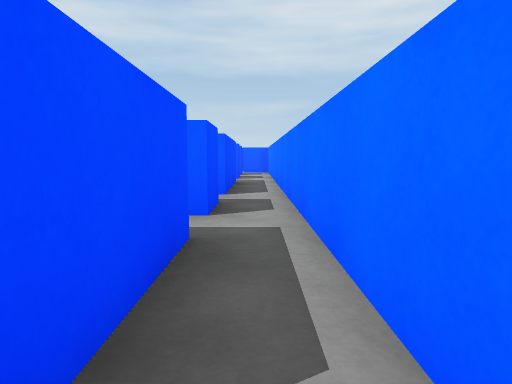
View 1 (above)

13 first-person views from a walk through a Unity game level. The camera is 0.62 m above the floor, tilts 6° down and sees 75° across. The floor is counted in squares, 1 m on a side. Each view is taken from the middle of a square. On the plan, view 1 faces up. The plan holds only what a view shows up to about 10 squares ahead; the rest is blank. The player character is not drawn.

View 2
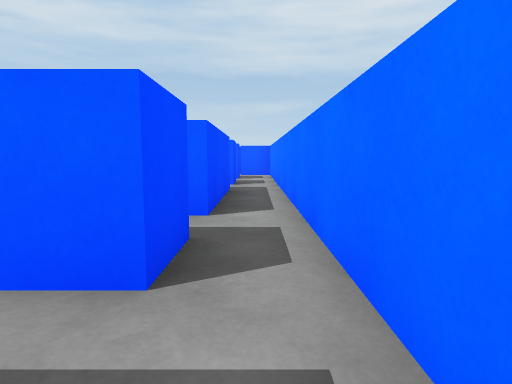

View 3
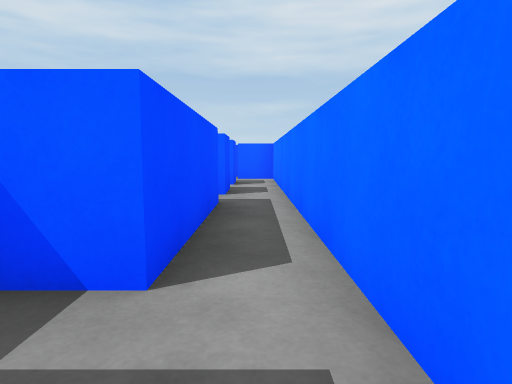

View 4
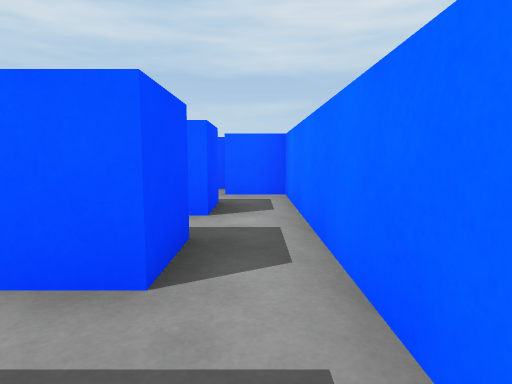

View 5
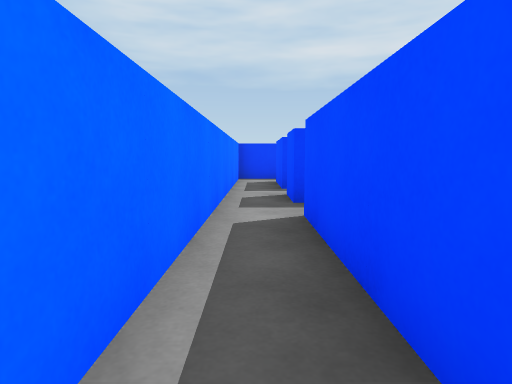

View 6
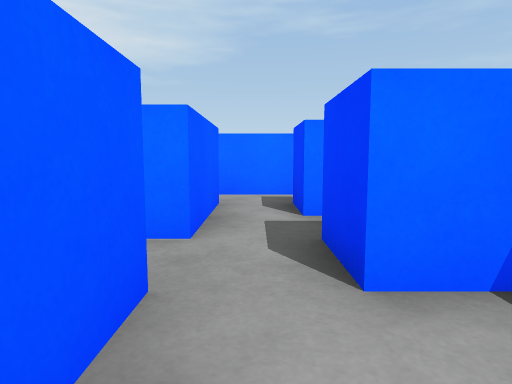

View 7
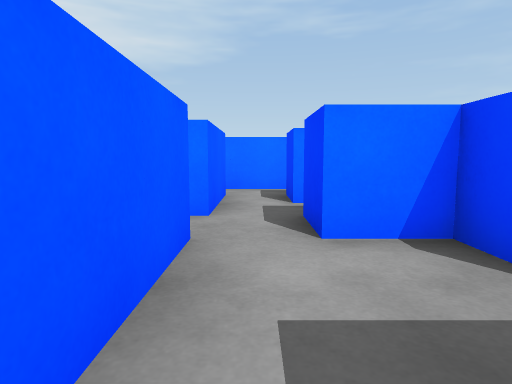

View 8
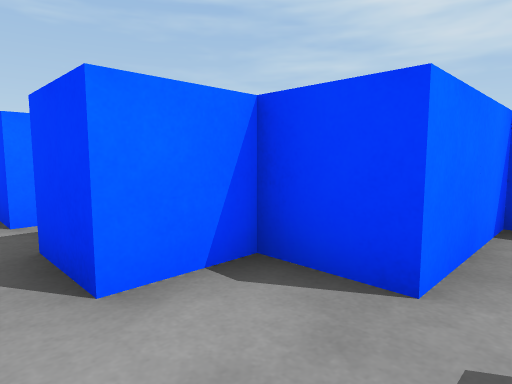

View 9
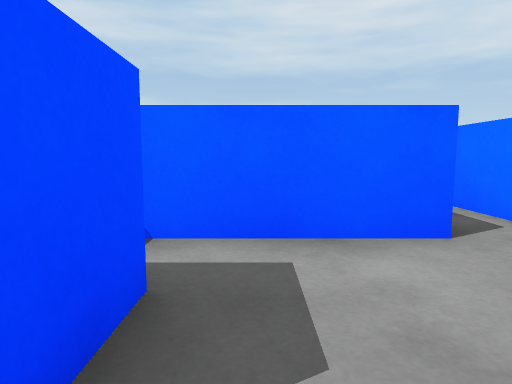

View 10
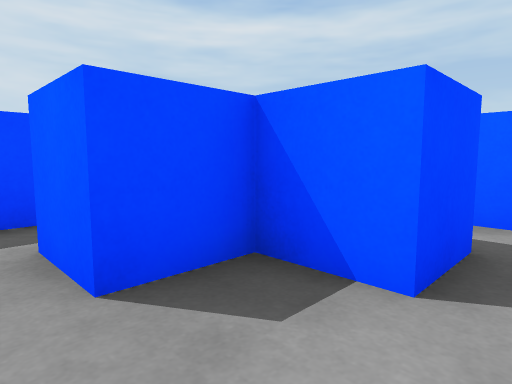

View 11
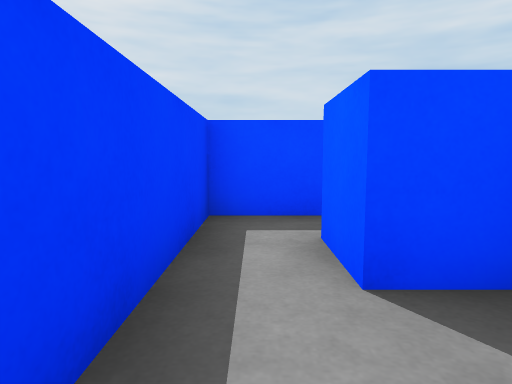

View 12
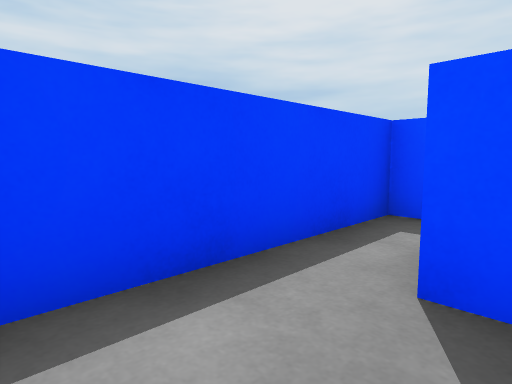

View 13
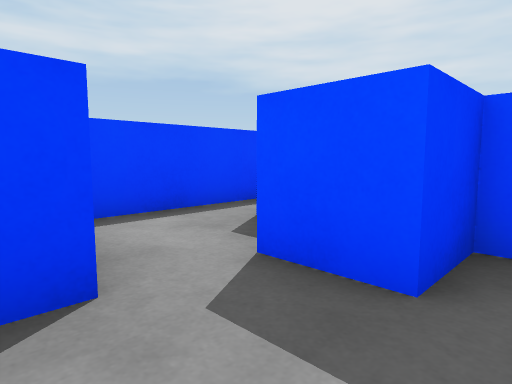

### Floor plan
Ten units are one square. View 1 is at (0, 0); x grows to the right and y downward. Boxes are objects, and circles mark ways between rooms. Rooms are numbered by the first view taken in them; rooms with no view inside come last. Other rooms are left out.
<svg viewBox="-90 -105 100 115">
<path fill="none" stroke="#000" d="M-6 5 5 5 5 -25M-5 -25 -5 -5M-5 -85 -5 -55 -12 -55M-5 -45 -5 -35M-5 -95 -12 -95M5 -35 5 -95M-35 -35 -59 -35M-25 -35 -25 -52M-45 -5 -45 -15 -35 -15 -35 -25 -25 -25M-66 -25 -55 -25 -55 -15M-85 -8 -85 5 -45 5 -45 -5M-55 -15 -65 -15 -65 -5 -76 -5M-5 -35 -25 -35M-16 -25 -5 -25M5 -25 5 -35"/>
<circle cx="0" cy="-15" r="3" fill="#2a7"/>
<circle cx="0" cy="-40" r="3" fill="#2a7"/>
<circle cx="-50" cy="-15" r="3" fill="#2a7"/>
<circle cx="-20" cy="-30" r="3" fill="#2a7"/>
<text x="-10" y="0">1</text>
<text x="0" y="-70">2</text>
<text x="-40" y="-30">3</text>
<text x="-70" y="0">4</text>
<text x="-10" y="-30">5</text>
</svg>
Room 1 opens to room 5. Room 2 opens to room 5. Room 3 opens to room 4. Room 3 opens to room 5.

Where each view was taken, in squares from view 1:
view 1: 0 up, 0 right, facing up
view 2: 2 up, 0 right, facing up
view 3: 4 up, 0 right, facing up
view 4: 8 up, 0 right, facing up
view 5: 9 up, 0 right, facing down
view 6: 3 up, 5 left, facing right
view 7: 3 up, 6 left, facing right
view 8: 3 up, 5 left, facing down-right
view 9: 1 up, 5 left, facing up
view 10: 0 up, 5 left, facing up-left
view 11: 0 up, 5 left, facing left
view 12: 1 up, 5 left, facing down-left
view 13: 3 up, 4 left, facing down-left
